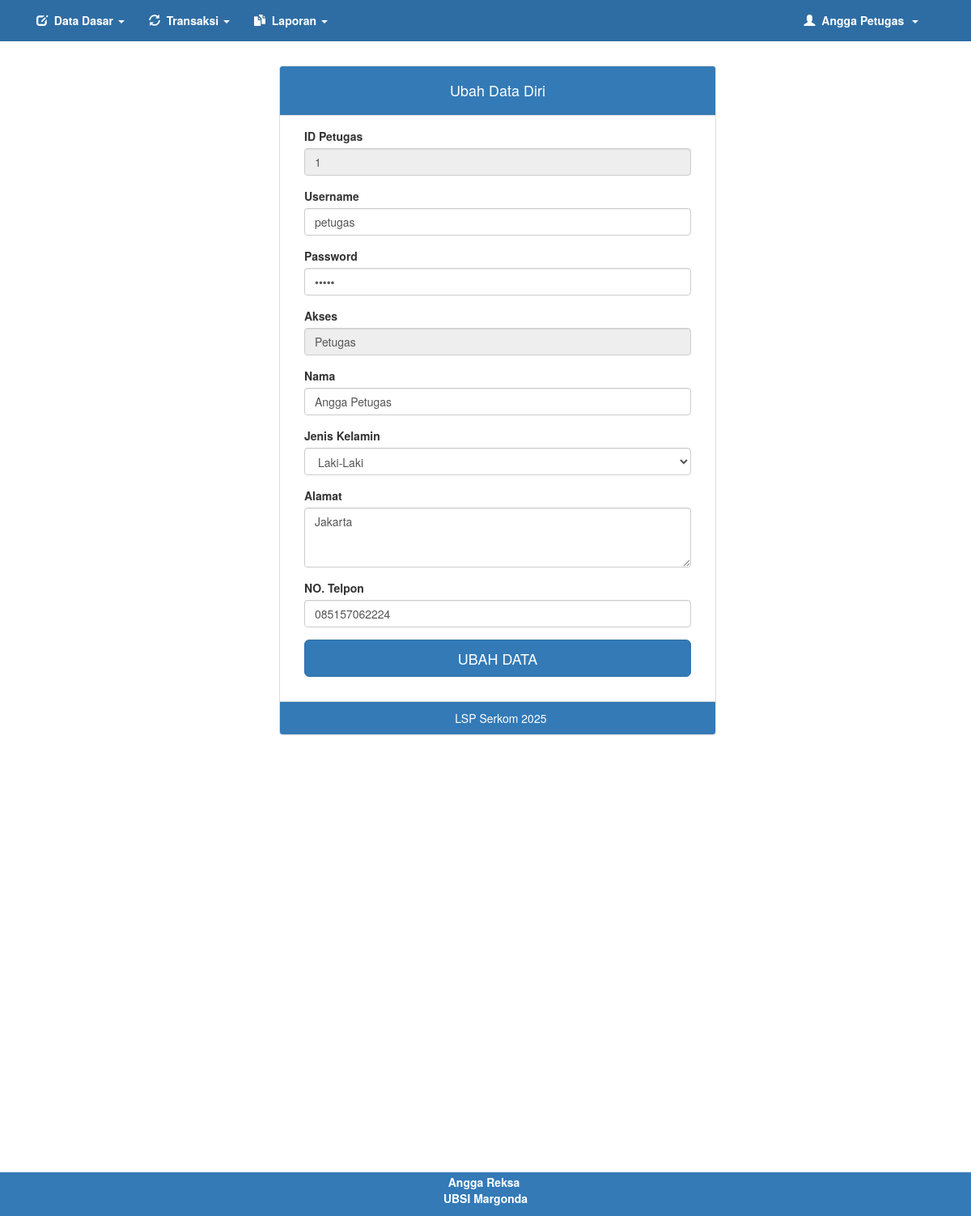
/pln/hal_utama.php?menu=profil (signed in), run on the app's committed database.
### tables this page shows
CREATE TABLE `user` (
  `id` int(11) NOT NULL,
  `username` varchar(50) NOT NULL,
  `password` varchar(100) NOT NULL,
  `nama_lengkap` varchar(100) NOT NULL,
  `role_id` int(11) DEFAULT NULL,
  `no_telepon` varchar(20) DEFAULT NULL,
  `alamat` text DEFAULT NULL,
  `jk` enum('Laki-laki','Perempuan') DEFAULT NULL,
  `biaya_admin` int(10) DEFAULT 0
);

### library/fungsi.php (called while the page is built, shortened)
<?php
class oop
{
	public function caridata($table)
	{
		global $conn;
		$sql = "SELECT * FROM $table";
		$query = mysqli_query($conn, $sql);
		return mysqli_fetch_assoc($query);
	}
}
?>

### pln/profil.php (the view, shortened to what this page needs)
<?php
$petugas = $aksi->caridata("user WHERE id = '$_SESSION[id_user]'");
?>
<!DOCTYPE html>
<html>
<head>
</head>
<body>
	<div class="container">
		<div class="row">
			<div class="col-md-12">
				<div class="col-md-3"></div>
				<div class="col-md-6">
					<div class="panel panel-default">
						<div class="panel-heading">
							<center style="color: white;">
								<h4>Ubah Data Diri</h4>
							</center>
						</div>
						<div class="panel-body">
							<div class="col-md-12">
								<form method="post">
									<div class="form-group">
										<label>ID Petugas</label>
										<input type="text" name="id" class="form-control" value="<?php echo $petugas['id'] ?>" readonly>
									</div>
									<div class="form-group">
										<label>Username</label>
										<input type="text" name="username" class="form-control" value="<?php echo $petugas['username'] ?>" required placeholder="Masukan username Anda">
									</div>
									<div class="form-group">
										<label>Password</label>
										<input type="password" name="password" class="form-control" value="<?php echo $petugas['password'] ?>" required placeholder="Masukan password Anda">
									</div>
									<div class="form-group">
										<label>Akses</label>
										<input type="text" class="form-control" value="<?php echo $petugas['role_id'] == 1 ? 'Petugas' : 'Agen'; ?>" readonly>
									</div>
									<div class="form-group">
										<label>Nama</label>
										<input type="text" name="nama_lengkap" class="form-control" value="<?php echo $petugas['nama_lengkap'] ?>" required placeholder="Masukan nama Anda">
									</div>
									<div class="form-group">
										<label>Jenis Kelamin</label>
										<select name="jk" class="form-control" required>
  <option value="Laki-Laki" <?= $petugas['jk'] == "Laki-Laki" ? "selected" : "" ?>>Laki-Laki</option>
</select>
									</div>
									<div class="form-group">
										<label>Alamat</label>
										<textarea class="form-control" name="alamat" rows="3" required><?php echo $petugas['alamat']; ?></textarea>
									</div>
									<div class="form-group">
										<label>NO. Telpon</label>
										<input type="text" name="no_telepon" class="form-control" value="<?php echo $petugas['no_telepon']; ?>" required placeholder="Masukan No.Telepon Anda" onkeypress="return event.charCode >=48 && event.charCode <= 57">
									</div>
									<div class="form-group">
										<input type="submit" name="ubah" class="btn btn-primary btn-block btn-lg" value="UBAH DATA">
									</div>
								</form>
							</div>
						</div>
						<div class="panel-footer" style="color: white; text-align: center;">
							&nbsp; LSP Serkom 2025
					</div>
					</div>
				</div>
			</div>
		</div>
	</div>
</body>
</html>

### pln/hal_utama.php (style rules this page uses)
html, body { height: 100%; margin: 0; padding: 0; }
body { display: flex; flex-direction: column; min-height: 100vh; }
.container { padding-bottom: 260px; }

### data on the page
user: id "1", username "petugas", role "Petugas", nama_lengkap "Angga Petugas", alamat "Jakarta", no_telepon "085157062224"

### other printed values
$_SESSION['nama_lengkap'] "Angga Petugas"
